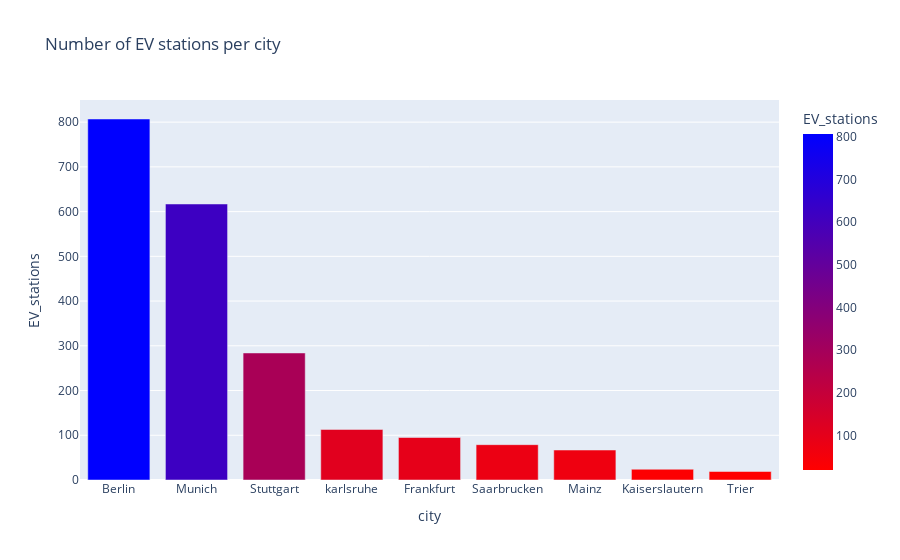

Source (notebook cell):
### Code cell
#@title Plot: Number of EV stations per city

df_city_sum = df.copy()

df_city_sum = df_city_sum.groupby(['city']).sum()

df_city_sum = df_city_sum.sort_values(by=['EV_stations'], ascending=False)
fig = px.bar(df_city_sum, x=df_city_sum.index, y='EV_stations', color='EV_stations', color_continuous_scale='Bluered_r', title="Number of EV stations per city")
fig.show()

df_city_sum = df_city_sum.reset_index()

### Figure 1 — Plotly figure (JSON) as saved in the notebook; plotly's stock layout.template omitted (floating-point values rounded to 4 significant figures)
{"data": [{"alignmentgroup": "True", "hovertemplate": "city=%{x}<br>EV_stations=%{marker.color}<extra></extra>", "legendgroup": "", "marker": {"color": [807, 617, 284, 113, 95, 79, 67, 24, 19], "coloraxis": "coloraxis", "pattern": {"shape": ""}}, "name": "", "offsetgroup": "", "orientation": "v", "showlegend": false, "textposition": "auto", "type": "bar", "x": ["Berlin", "Munich", "Stuttgart", "karlsruhe", "Frankfurt", "Saarbrucken", "Mainz", "Kaiserslautern", "Trier"], "xaxis": "x", "y": [807, 617, 284, 113, 95, 79, 67, 24, 19], "yaxis": "y"}], "layout": {"barmode": "relative", "coloraxis": {"colorbar": {"title": {"text": "EV_stations"}}, "colorscale": [[0, "rgb(255,0,0)"], [1, "rgb(0,0,255)"]]}, "legend": {"tracegroupgap": 0}, "title": {"text": "Number of EV stations per city"}, "xaxis": {"anchor": "y", "domain": [0, 1], "title": {"text": "city"}}, "yaxis": {"anchor": "x", "domain": [0, 1], "title": {"text": "EV_stations"}}}}
